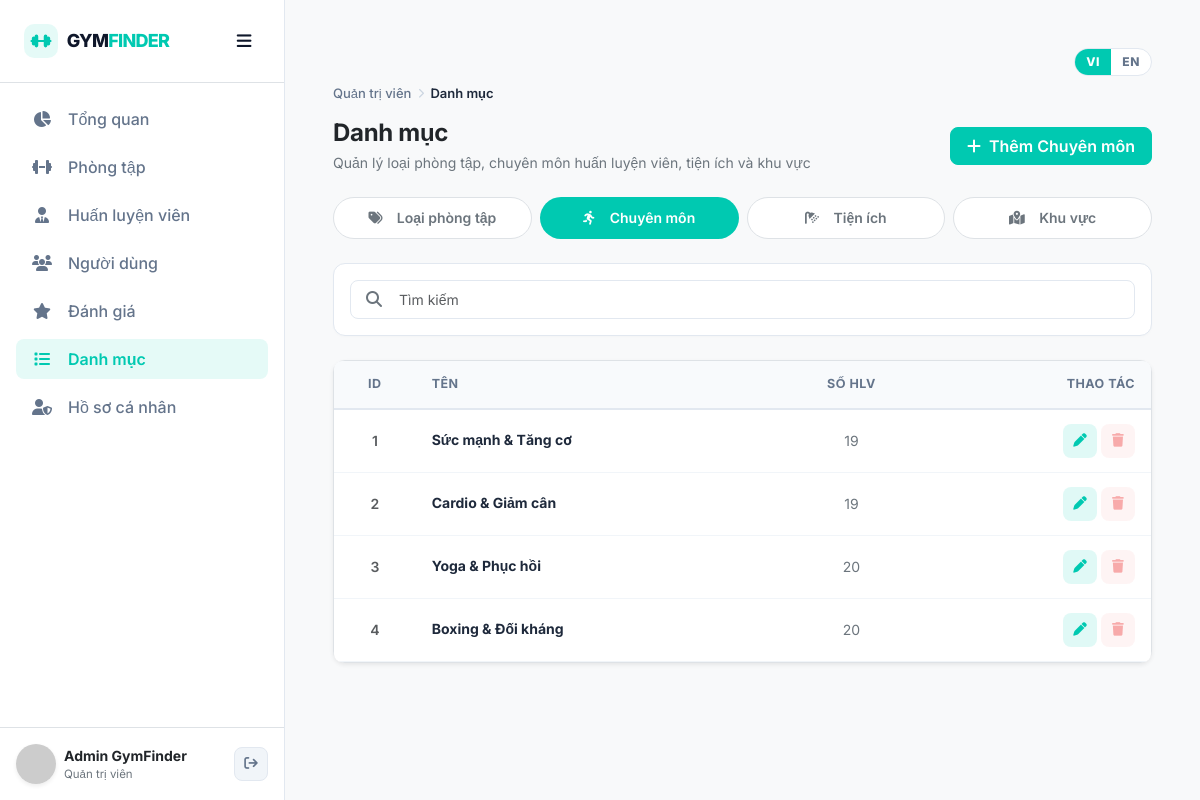
Page /admin/pages/categories.php?tab=specialties (signed in) on the committed database.
### tables this page shows
CREATE TABLE users (
  id            INT UNSIGNED NOT NULL AUTO_INCREMENT,
  full_name     VARCHAR(100) NOT NULL,
  email         VARCHAR(255) NOT NULL,
  phone         VARCHAR(20)  NULL,
  password_hash VARCHAR(255) NOT NULL,
  avatar_url    VARCHAR(255) NULL,
  role          ENUM('user','admin')    NOT NULL DEFAULT 'user',
  status        ENUM('active','locked') NOT NULL DEFAULT 'active',
  must_change_password TINYINT(1) NOT NULL DEFAULT 0,
  temp_password_expires_at DATETIME NULL,
  last_login_at DATETIME NULL,
  created_at    DATETIME NOT NULL DEFAULT CURRENT_TIMESTAMP,
  updated_at    DATETIME NOT NULL DEFAULT CURRENT_TIMESTAMP ON UPDATE CURRENT_TIMESTAMP,

  PRIMARY KEY (id),
  UNIQUE KEY uq_users_email (email),
  UNIQUE KEY uq_users_phone (phone),
  KEY idx_users_role_status (role, status),

  CONSTRAINT chk_users_phone
    CHECK (phone IS NULL OR phone REGEXP '^\\+?[0-9]{9,14}$')
);

CREATE TABLE specialties (
  id   INT UNSIGNED NOT NULL AUTO_INCREMENT,
  name VARCHAR(100) NOT NULL,
  slug VARCHAR(120) NOT NULL,

  PRIMARY KEY (id),
  UNIQUE KEY uq_specialties_name (name),
  UNIQUE KEY uq_specialties_slug (slug)
);

### admin/pages/categories.php (the view, shortened to what the rows shown need)
<?php
require_once dirname(__DIR__, 2) . '/backend/bootstrap.php';
require_once dirname(__DIR__) . '/components/table.php';
$tabs = [
    'categories'  => ['label' => 'Loại phòng tập', 'icon' => 'fa-tags', 'table' => 'categories'],
    'specialties' => ['label' => 'Chuyên môn', 'icon' => 'fa-person-running', 'table' => 'specialties'],
    'amenities'   => ['label' => 'Tiện ích', 'icon' => 'fa-shower', 'table' => 'amenities'],
    'districts'   => ['label' => 'Khu vực', 'icon' => 'fa-map-location-dot', 'table' => 'districts'],
];
$tab = (string) ($_GET['tab'] ?? 'categories');
$table = $tabs[$tab]['table'];
function gf_admin_catalog_used_message(string $vi, string $en, int $count): string
{
    $template = gf_lang() === 'en' ? $en : $vi;
    return str_replace('%d', (string) $count, $template);
}
$q = trim((string) ($_GET['q'] ?? ''));
$page = max(1, (int) ($_GET['page'] ?? 1));
$limit = $tab === 'categories' ? 8 : 10;
$offset = ($page - 1) * $limit;
$rows = [];
$total = 0;
$usage = [];
$districtTrainerUsage = [];
if ($tab === 'categories') {
    $catFilters = [
        'limit' => $limit,
        'page'  => $page,
        'sort'  => 'oldest',
        'q'     => $q,
    ];
    $categoryResult = gf_admin_categories_paged($catFilters);
    if ($page > 1 && empty($categoryResult['items']) && (int) $categoryResult['total'] > 0) {
        $page = max(1, (int) ceil((int) $categoryResult['total'] / $limit));
        $catFilters['page'] = $page;
        $categoryResult = gf_admin_categories_paged($catFilters);
    }
    $rows = $categoryResult['items'];
    $total = (int) $categoryResult['total'];
    $st = gf_pdo()->query('SELECT category_id AS rid, COUNT(*) AS total FROM gym_categories GROUP BY category_id');
    if ($st) {
        foreach ($st->fetchAll() as $u) {
            $usage[(int) $u['rid']] = (int) $u['total'];
        }
    }
} else {
    $where = '1=1';
    $params = [];
    $countSt = gf_pdo()->prepare("SELECT COUNT(*) FROM {$table} WHERE {$where}");
    $countSt->execute($params);
    $total = (int) $countSt->fetchColumn();
    $listSt = gf_pdo()->prepare("SELECT * FROM {$table} WHERE {$where} ORDER BY id ASC LIMIT {$limit} OFFSET {$offset}");
    $listSt->execute($params);
    $rows = $listSt->fetchAll();
    if ($table === 'specialties') {
        $st = gf_pdo()->query('SELECT rid, COUNT(DISTINCT trainer_id) AS total FROM (
            SELECT id AS trainer_id, specialty_id AS rid FROM trainers WHERE specialty_id IS NOT NULL
            UNION
            SELECT trainer_id, specialty_id AS rid FROM trainer_specialties
        ) AS specialty_usage GROUP BY rid');
    } elseif ($table === 'amenities') {
        $st = gf_pdo()->query('SELECT amenity_id AS rid, COUNT(*) AS total FROM gym_amenities GROUP BY amenity_id');
    } else {
        $st = gf_pdo()->query('SELECT district_id AS rid, COUNT(*) AS total FROM gyms GROUP BY district_id');
    }
    if ($st) {
        foreach ($st->fetchAll() as $u) {
            $usage[(int) $u['rid']] = (int) $u['total'];
        }
    }
}
$paginationHtml = gf_render_admin_pagination(
    $page,
    $limit,
    $total,
    array_merge(['tab' => $tab], $q !== '' ? ['q' => $q] : [])
);
require dirname(__DIR__, 2) . '/includes/layout_head.php';
require dirname(__DIR__, 2) . '/includes/admin_layout.php';
?>
<div class="d-flex flex-wrap justify-content-between align-items-center gap-3 mb-4">
    <div>
        <h2 class="fw-bold mb-1 text-dark" style="font-size: 24px; letter-spacing: -0.3px;"><?= gf_h(gf_t('Danh mục')) ?></h2>
    </div>
</div>
<?php if ($tab === 'categories'): ?>
<?php
gf_admin_table_open([
    'id'        => 'categoriesTable',
    'class'     => 'admin-categories-table',
    'min_width' => '960px',
    'columns'   => [
        ['label' => 'ID', 'width' => '60px', 'align' => 'center'],
        ['label' => 'TÊN', 'width' => '220px'],
        ['label' => 'MÔ TẢ', 'width' => '320px'],
        ['label' => 'SỐ PHÒNG TẬP', 'width' => '140px', 'align' => 'center'],
        ['label' => 'TRẠNG THÁI', 'width' => '120px', 'align' => 'center'],
        ['label' => 'THAO TÁC', 'width' => '160px', 'align' => 'right', 'th_class' => 'text-end pe-3'],
    ],
]);
?>
<?php foreach ($rows as $r): ?>
<tr>
    <td class="text-center text-muted fw-semibold"><?= (int)$r['id'] ?></td>
    <td><span class="admin-cell-title"><?= gf_h($r['name']) ?></span></td>
    <td><span class="text-secondary"><?= gf_h($r['description'] ?? '—') ?></span></td>
    <td class="text-center text-secondary"><?= (int)($usage[(int)$r['id']] ?? 0) ?> <?= gf_h(gf_t('phòng')) ?></td>
    <td class="text-center"><span class="admin-badge <?= $r['is_active'] ? 'badge-success' : 'badge-neutral' ?>"><?= gf_h(gf_t($r['is_active'] ? 'Hoạt động' : 'Tạm ẩn')) ?></span></td>
    <td class="text-end pe-3 text-nowrap admin-actions-cell">
        <button type="button" class="btn btn-action btn-action-edit" data-bs-toggle="modal" data-bs-target="#catalogEdit<?= (int)$r['id'] ?>" title="<?= gf_h(gf_t('Chỉnh sửa')) ?>" aria-label="<?= gf_h(gf_t('Chỉnh sửa')) ?>"><i class="fa-solid fa-pen"></i></button>
        <form method="post" class="d-inline">
            <?= gf_csrf_field() ?>
            <input type="hidden" name="action" value="toggle">
            <input type="hidden" name="id" value="<?= (int)$r['id'] ?>">
            <input type="hidden" name="is_active" value="<?= $r['is_active'] ? '0' : '1' ?>">
            <button class="btn btn-action <?= $r['is_active'] ? 'btn-action-delete' : 'btn-action-edit' ?>" title="<?= gf_h(gf_t($r['is_active'] ? 'Ẩn danh mục' : 'Hiện danh mục')) ?>" aria-label="<?= gf_h(gf_t($r['is_active'] ? 'Ẩn danh mục' : 'Hiện danh mục')) ?>">
                <i class="fa-solid <?= $r['is_active'] ? 'fa-eye-slash' : 'fa-eye' ?>"></i>
            </button>
        </form>
        <?php
        $catUsed = (int) ($usage[(int) $r['id']] ?? 0);
        $blocked = $catUsed > 0
            ? gf_admin_catalog_used_message(
                'Không thể xóa: còn %d phòng tập đang gắn loại này. Hãy gỡ danh mục khỏi các phòng tập hoặc dùng Ẩn.',
                'Cannot delete: %d gyms still use this type. Remove it from those gyms, or hide the type instead.',
                $catUsed
            )
            : '';
        ?>
        <?php if ($blocked !== ''): ?>
            <button type="button" class="btn btn-action btn-action-delete is-blocked" title="<?= gf_h($blocked) ?>" aria-label="<?= gf_h($blocked) ?>" data-delete-blocked="<?= gf_h($blocked) ?>"><i class="fa-solid fa-trash"></i></button>
        <?php else: ?>
        <form method="post" class="d-inline js-confirm-submit"
              data-confirm-title="<?= gf_h(gf_t('Xóa loại phòng tập?')) ?>"
              data-confirm-message="<?= gf_h(gf_t('Xóa vĩnh viễn loại phòng tập này? Thao tác không hoàn tác.')) ?>"
              data-confirm-label="<?= gf_h(gf_t('Xóa')) ?>"
              data-confirm-danger="1">
            <?= gf_csrf_field() ?>
            <input type="hidden" name="action" value="delete">
            <input type="hidden" name="id" value="<?= (int)$r['id'] ?>">
            <button type="submit" class="btn btn-action btn-action-delete" title="<?= gf_h(gf_t('Xóa danh mục')) ?>" aria-label="<?= gf_h(gf_t('Xóa danh mục')) ?>"><i class="fa-solid fa-trash"></i></button>
        </form>
        <?php endif; ?>
    </td>
</tr>
<?php endforeach; ?>
<?php
gf_admin_table_close([
    'empty'         => empty($rows),
    'empty_message' => 'Không tìm thấy loại phòng tập nào.',
    'colspan'       => 6,
    'footer_html'   => $paginationHtml,
]);
?>
<?php else: ?>
<?php
$usageUnit = $tab === 'specialties' ? '' : 'phòng';
?>
<?php foreach ($rows as $r): ?>
<tr>
    <td class="text-center text-muted fw-semibold"><?= (int)$r['id'] ?></td>
    <td><span class="admin-cell-title"><?= gf_h($tab === 'districts' ? gf_place_name((string) $r['name']) : (string) $r['name']) ?></span></td>
    <td class="text-center text-secondary text-nowrap"><?= (int)($usage[(int)$r['id']] ?? 0) ?><?= $usageUnit !== '' ? ' ' . gf_h(gf_t($usageUnit)) : '' ?></td>
    <?php
    $usedCount = (int) ($usage[(int) $r['id']] ?? 0);
    $blocked = '';
    if ($tab === 'amenities' && $usedCount > 0) {
        $blocked = gf_admin_catalog_used_message(
            'Không thể xóa: còn %d phòng tập đang gắn tiện ích này.',
            'Cannot delete: %d gyms still use this amenity.',
            $usedCount
        );
    } elseif ($tab === 'districts' && $usedCount > 0) {
        $blocked = gf_admin_catalog_used_message(
            'Không thể xóa: còn %d phòng tập thuộc khu vực này.',
            'Cannot delete: %d gyms are still in this area.',
            $usedCount
        );
    } elseif ($tab === 'districts' && (int) ($districtTrainerUsage[(int) $r['id']] ?? 0) > 0) {
        $blocked = gf_admin_catalog_used_message(
            'Không thể xóa: còn %d huấn luyện viên gắn khu vực này.',
            'Cannot delete: %d trainers are still linked to this area.',
            (int) $districtTrainerUsage[(int) $r['id']]
        );
    } elseif ($tab === 'specialties' && $usedCount > 0) {
        $blocked = gf_admin_catalog_used_message(
            'Không thể xóa: còn %d huấn luyện viên đang dùng chuyên môn này.',
            'Cannot delete: %d trainers still use this specialty.',
            $usedCount
        );
    }
    ?>
    <td class="text-end pe-3 text-nowrap">
        <button type="button" class="btn btn-action btn-action-edit" data-bs-toggle="modal" data-bs-target="#catalogEdit<?= (int)$r['id'] ?>" title="<?= gf_h(gf_t('Chỉnh sửa')) ?>" aria-label="<?= gf_h(gf_t('Chỉnh sửa')) ?>"><i class="fa-solid fa-pen"></i></button>
        <?php if ($blocked !== ''): ?>
            <button type="button" class="btn btn-action btn-action-delete is-blocked" title="<?= gf_h($blocked) ?>" aria-label="<?= gf_h($blocked) ?>" data-delete-blocked="<?= gf_h($blocked) ?>"><i class="fa-solid fa-trash"></i></button>
        <?php endif; ?>
    </td>
</tr>
<?php endforeach; ?>
<?php endif; ?>
</main></div>
</body></html>

### includes/admin_layout.php (shortened to what the rows shown need)
<?php
$adminUser = gf_require_admin();
?>
<div class="d-flex admin-shell">
<aside class="sidebar d-flex flex-column" id="sidebar" aria-label="<?= gf_h(gf_t('Menu quản trị')) ?>">
    <div class="p-3 border-top mt-auto">
        <div class="admin-user-row d-flex align-items-center gap-2">
            <a href="<?= gf_h(gf_url('admin/pages/profile.php')) ?>" class="d-flex align-items-center gap-2 text-decoration-none min-w-0 flex-grow-1 text-dark" title="<?= gf_h(gf_t('Xem và sửa hồ sơ quản trị')) ?>">
                <div class="admin-user-meta min-w-0 text-truncate"><div class="fw-bold small text-truncate"><?= gf_h($adminUser['full_name']) ?></div><div class="text-secondary" style="font-size:11.5px;"><?= gf_h(gf_t('Quản trị viên')) ?></div></div>
            </a>
        </div>
    </div>
</aside>
<main class="main-content flex-grow-1 p-4 p-md-5 bg-light" style="min-width:0;">

### rows in the picture
users: full_name "Admin GymFinder"
specialties: id "1", name "Sức mạnh & Tăng cơ", id "19"
specialties: id "2", name "Cardio & Giảm cân", id "19"
specialties: id "3", name "Yoga & Phục hồi", id "20"
specialties: id "4", name "Boxing & Đối kháng", id "20"

### other values in the picture
gf_h($label) "Tổng quan Phòng tập Huấn luyện viên Người dùng Đánh giá Danh mục Hồ sơ cá nhân"
gf_h(gf_t('Quản trị viên')) "Quản trị viên"
gf_h($adminBreadcrumbCurrent) "Danh mục"
gf_h(gf_t('Danh mục')) "Danh mục"
gf_h(gf_t('Thêm')) "Thêm"
gf_h($tabs[$tab]['label']) "Chuyên môn"
gf_h($meta['label']) "Loại phòng tập"
gf_h($meta['label']) "Chuyên môn"
gf_h($meta['label']) "Tiện ích"
gf_h($meta['label']) "Khu vực"
gf_h(gf_t((string) ($col['label'] ?? ''))) "ID"
gf_h(gf_t((string) ($col['label'] ?? ''))) "TÊN"
gf_h(gf_t((string) ($col['label'] ?? ''))) "SỐ HLV"
gf_h(gf_t((string) ($col['label'] ?? ''))) "THAO TÁC"
